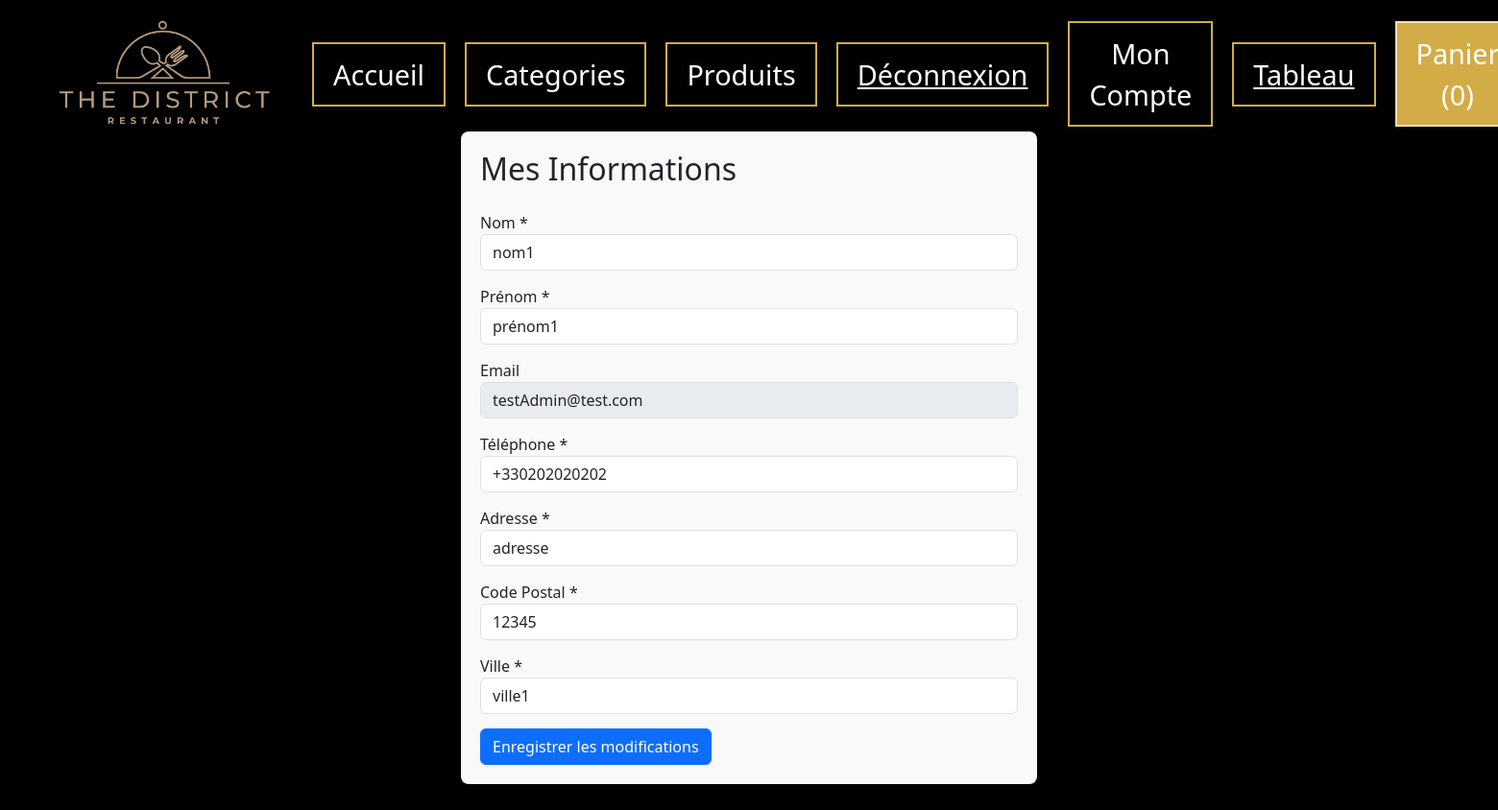
The app's page /compte.php (signed in) with its own data.
### tables this page shows
CREATE TABLE IF NOT EXISTS `client` (
  `client_ID` int(11) NOT NULL AUTO_INCREMENT,
  `client_nom` varchar(50) NOT NULL,
  `client_prenom` varchar(50) NOT NULL,
  `client_tel` varchar(13) NOT NULL,
  `client_cp` varchar(5) NOT NULL,
  `client_ville` varchar(50) NOT NULL,
  `client_adresse1` varchar(50) NOT NULL,
  `client_adresse2` varchar(50) DEFAULT NULL,
  `client_adresse3` varchar(50) DEFAULT NULL,
  `utilisateur_ID` int(11) NOT NULL,
  PRIMARY KEY (`client_ID`),
  UNIQUE KEY `utilisateur_ID` (`utilisateur_ID`)
);

CREATE TABLE IF NOT EXISTS `utilisateur` (
  `utilisateur_ID` int(11) NOT NULL AUTO_INCREMENT,
  `utilisateur_pseudo` varchar(50) NOT NULL,
  `utilisateur_email` varchar(50) DEFAULT NULL,
  `utilisateur_password` varchar(255) DEFAULT NULL,
  `type_ID` int(11) NOT NULL,
  PRIMARY KEY (`utilisateur_ID`),
  KEY `type_ID` (`type_ID`)
);

### compte.php (the view, shortened to what this page needs)
<?php
require_once 'header.php';
$pdo->setAttribute(PDO::ATTR_ERRMODE, PDO::ERRMODE_EXCEPTION);
$userId = $_SESSION['utilisateur_ID'];
$stmtUser = $pdo->prepare("SELECT utilisateur_email FROM utilisateur WHERE utilisateur_ID = ?");
$stmtUser->execute([$userId]);
$userData = $stmtUser->fetch(PDO::FETCH_ASSOC);
$userEmail = $userData['utilisateur_email'] ?? '';
$stmt = $pdo->prepare("SELECT * FROM client WHERE utilisateur_ID = ?");
$stmt->execute([$userId]);
$clientInfo = $stmt->fetch(PDO::FETCH_ASSOC);
?>
<!DOCTYPE html>
<html lang="fr">
<head>
</head>
<body>
    <div class="form-container">
        <h2 class="mb-4">Mes Informations</h2>
        <form method="POST" action="compte.php">
            <div class="form-group">
                <label for="nom">Nom *</label>
                <input type="text" class="form-control" id="nom" name="nom"
                    value="<?php echo htmlspecialchars($clientInfo['client_nom'] ?? ''); ?>" required>
            </div>
            <div class="form-group">
                <label for="prenom">Prénom *</label>
                <input type="text" class="form-control" id="prenom" name="prenom"
                    value="<?php echo htmlspecialchars($clientInfo['client_prenom'] ?? ''); ?>" required>
            </div>
            <div class="form-group">
                <label for="email">Email</label>
                <input type="email" class="form-control readonly-field" id="email"
                    value="<?php echo htmlspecialchars($userEmail); ?>" readonly required>
            </div>
            <div class="form-group">
                <label for="telephone">Téléphone *</label>
                <input type="tel" class="form-control" id="telephone" name="telephone"
                    value="<?php echo htmlspecialchars($clientInfo['client_tel'] ?? ''); ?>"
                    pattern="[0-9]{10}" title="Le numéro doit contenir 10 chiffres" required>
            </div>
            <div class="form-group">
                <label for="adresse">Adresse *</label>
                <input type="text" class="form-control" id="adresse" name="adresse"
                    value="<?php echo htmlspecialchars($clientInfo['client_adresse1'] ?? ''); ?>" required>
            </div>
            <div class="form-group">
                <label for="code_postal">Code Postal *</label>
                <input type="text" class="form-control" id="code_postal" name="code_postal"
                    value="<?php echo htmlspecialchars($clientInfo['client_cp'] ?? ''); ?>"
                    pattern="[0-9]{5}" title="Le code postal doit contenir 5 chiffres" required>
            </div>
            <div class="form-group">
                <label for="ville">Ville *</label>
                <input type="text" class="form-control" id="ville" name="ville"
                    value="<?php echo htmlspecialchars($clientInfo['client_ville'] ?? ''); ?>" required>
            </div>
            <button type="submit" class="btn btn-primary">Enregistrer les modifications</button>
        </form>
    </div>
</body>
</html>

### styles/style.css (style rules this page uses)
body { background-color: black; }
.form-container { max-width: 600px; margin: 30px auto; padding: 20px; background-color: #f9f9f9; border-radius: 8px; box-shadow: 0 0 10px rgba(0,0,0,0.1); }
.form-group { margin-bottom: 15px; }
.readonly-field { background-color: #e9ecef; }

### records on screen
client: nom "nom1", prenom "prénom1", telephone "+330202020202", adresse "adresse", code_postal "12345", ville "ville1"
utilisateur: utilisateur_email "testAdmin@test.com"

### other values on screen
$nombreTotal "0"
